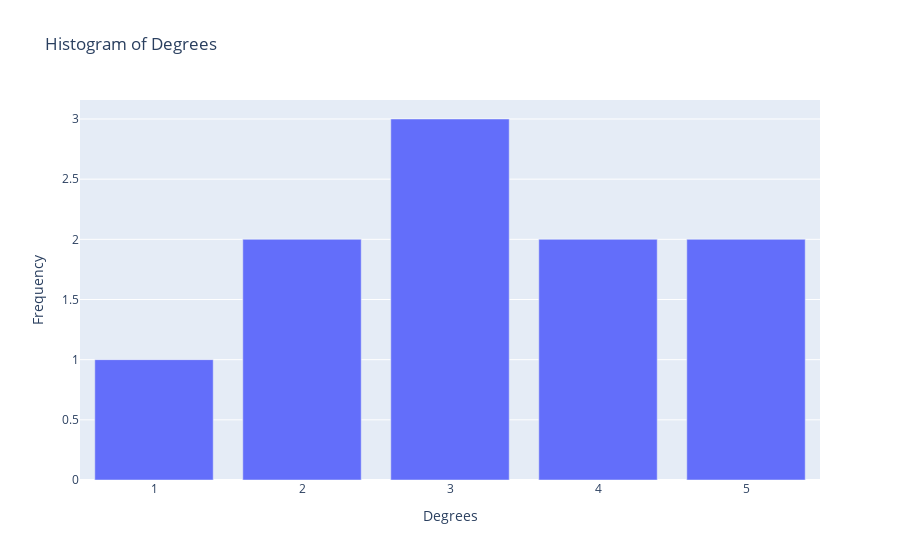

This figure's notebook cell:
### Markdown cell above
# Question 1A

### Code cell
degrees = Counter([x for tup in edges for x in tup])


fig = go.Figure()
fig.add_trace(go.Bar(x=list(degrees.keys()), y=list(degrees.values())))


fig.update_layout(
    title='Histogram of Degrees',
    xaxis=dict(title='Degrees'),
    yaxis=dict(title='Frequency')
)


fig.show()

### Figure 1 — Plotly figure (JSON) as saved in the notebook; plotly's stock layout.template omitted (floating-point values rounded to 4 significant figures)
{"data": [{"type": "bar", "x": [1, 2, 3, 4, 5], "y": [1, 2, 3, 2, 2]}], "layout": {"title": {"text": "Histogram of Degrees"}, "xaxis": {"title": {"text": "Degrees"}}, "yaxis": {"title": {"text": "Frequency"}}}}
